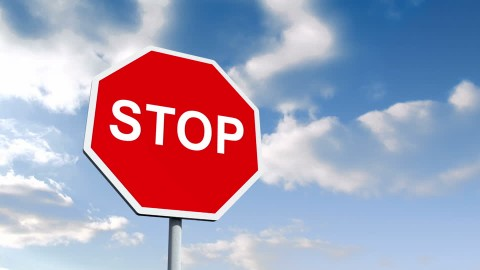
#> input picture Advanced-Image-Processing/Assignment 1/Assignment-1/Images/q2/stop_symbol.jpg, 480 x 270 px
$ python q2.py
#> lines starting #> are read from the running program, lines starting #| are printed output that depends on the picture
## PROBLEM 2
import numpy as np
import matplotlib.pyplot as plt
import cv2 as cv
import random
import math


def addNoise(img, noise_level):
    rows, cols = img.shape;
    noise = np.ones((rows, cols), np.uint8)
    noise = cv.randu(noise, 0, 255)
    img_noise = cv.addWeighted(img, 1 - noise_level, noise, noise_level, 0)
    return img_noise


def toRadians(deg):
    return (deg * math.pi) / 180;


def wait():
    key = cv.waitKey(0);
    while (key == 233):
        key = cv.waitKey(0);
    cv.destroyAllWindows()


def getMatch(img1, kp1, des1, img2, kp2, des2):
    bf = cv.BFMatcher()
    matches = bf.knnMatch(des1, des2, k=2);
    good = []
    for m, n in matches:
        if m.distance < 0.8 * n.distance:
            good.append([m])

    return len(good), cv.drawMatchesKnn(img1, kp1, img2, kp2, good, img1, flags=2)


# -----------------------Load Image-------------------------
img1_path = './Images/q2/house.png'
img2_path = './Images/q2/stop_symbol.jpg'
img = cv.imread(img2_path, cv.IMREAD_GRAYSCALE);
#> img: shape (270, 480); min 0, max 255, mean 162.2
rows, cols = img.shape;
#> rows = 270; cols = 480

# img = np.float64(img);

sift = cv.xfeatures2d.SIFT_create();
kp_org, des_org = sift.detectAndCompute(img, None)
#> kp_org = 146 keypoints; strongest (x, y, size): (230, 129, 6.8), (159, 140, 6.2), (221, 149, 5.5), (126, 110, 6)

# ----------------------Adding Noise-------------------------
img_noise = addNoise(img, 0.2);
kp_noise, des_noise = sift.detectAndCompute(img_noise, None)
#> kp_noise = 344 keypoints; strongest (x, y, size): (149, 107, 4.9), (221, 149, 5.4), (136, 109, 5.2), (159, 140, 6.4)

# --------------Applying Affine transformation----------------
theta = toRadians(15);

M = np.float32([[1.2 * math.cos(theta), math.sin(theta), 0],
                [-math.sin(theta), 1.2 * math.cos(theta), 0]])

img_aff = cv.warpAffine(img, M, (cols, rows));
kp_aff, des_aff = sift.detectAndCompute(img_aff, None)
#> kp_aff = 141 keypoints; strongest (x, y, size): (300, 90, 8), (294, 116, 6.5), (220, 121, 7.6), (201, 86, 5.9)

# ----------------Applying both transformation--------------------
img_both = addNoise(img_aff, 0.2)
#> call 2 of addNoise, with noise_level = 0.2
#> in addNoise (call 2), `img_noise = cv.addWeighted(img, 1 - noise_level, noise, noise_level, 0)`:
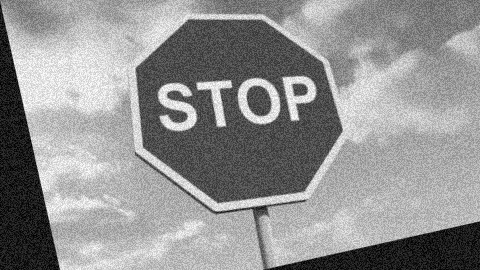
#> img_noise: shape (270, 480); min 0, max 254, mean 145.8
kp_both, des_both = sift.detectAndCompute(img_both, None)
#> kp_both = 515 keypoints; strongest (x, y, size): (300, 90, 8), (294, 116, 6.3), (174, 95, 7.2), (201, 86, 6)

# ==After log transform==
light = 135
img_log = img.copy();
for i in range(rows):
    for j in range(cols):
        if (img_log[i,j] + light > 255):
            img_log[i,j] = 255;
        else:
            img_log[i,j] = img_log[i,j] + light;
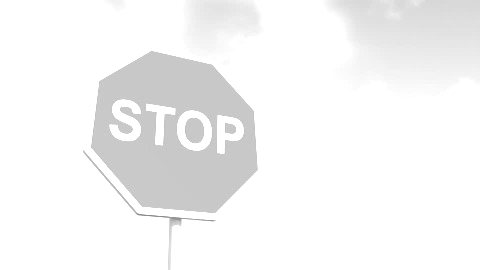
#> img_log: shape (270, 480); min 135, max 255, mean 244.8

#
# cv.imshow('input', img);
# wait()
# exit()
# img_log = np.uint8(np.log(img));
kp_log, des_log = sift.detectAndCompute(img_log, None);
#> kp_log = 65 keypoints; strongest (x, y, size): (175, 220, 6.3), (179, 219, 3.3), (230, 129, 6.5), (126, 110, 5.8)

# img_flip
img_flip = cv.flip(img, 1);

kp_flip, des_flip = sift.detectAndCompute(img_flip, None);
#> kp_flip = 144 keypoints; strongest (x, y, size): (250, 129, 6.8), (320, 140, 6.1), (259, 149, 5.5), (354, 110, 6)

# -------------Showing Keypoints and matches------------------
img_k1 = cv.drawKeypoints(img, kp_org, img, flags=cv.DRAW_MATCHES_FLAGS_DRAW_RICH_KEYPOINTS)
img_k2 = cv.drawKeypoints(img_noise, kp_noise, img_noise, flags=cv.DRAW_MATCHES_FLAGS_DRAW_RICH_KEYPOINTS)
img_k3 = cv.drawKeypoints(img_aff, kp_aff, img_aff, flags=cv.DRAW_MATCHES_FLAGS_DRAW_RICH_KEYPOINTS)
img_k4 = cv.drawKeypoints(img_both, kp_both, img_both, flags=cv.DRAW_MATCHES_FLAGS_DRAW_RICH_KEYPOINTS)
img_k5 = cv.drawKeypoints(img_log, kp_both, img_log, flags=cv.DRAW_MATCHES_FLAGS_DRAW_RICH_KEYPOINTS)
img_k6 = cv.drawKeypoints(img_flip, kp_both, img_flip, flags=cv.DRAW_MATCHES_FLAGS_DRAW_RICH_KEYPOINTS)
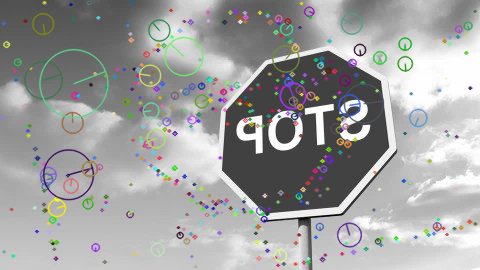
#> img_k6: shape (270, 480, 3); mean of channels 0, 1, 2 160.3, 160.8, 160.3; drawn as B, G, R

plt.figure(1);
plt.suptitle('Showing keypoints', fontsize=15)
plt.subplot(2, 3, 1), plt.imshow(img_k1, cmap='gray'), plt.xticks([]), plt.yticks([]), plt.title('Original ({:d})'.format(len(kp_org)))
plt.subplot(2, 3, 2), plt.imshow(img_k2, cmap='gray'), plt.xticks([]), plt.yticks([]), plt.title('With Noise ({:d})'.format(len(kp_noise)))
plt.subplot(2, 3, 3), plt.imshow(img_k3, cmap='gray'), plt.xticks([]), plt.yticks([]), plt.title('With affine and occlusion trans ({:d})'.format(len(kp_aff)))
plt.subplot(2, 3, 4), plt.imshow(img_k4, cmap='gray'), plt.xticks([]), plt.yticks([]), plt.title('With noise and affine trans ({:d})'.format(len(kp_both)))
plt.subplot(2, 3, 5), plt.imshow(img_k5, cmap='gray'), plt.xticks([]), plt.yticks([]), plt.title('With changed illumination({:d})'.format(len(kp_log)))
plt.subplot(2, 3, 6), plt.imshow(img_k6, cmap='gray'), plt.xticks([]), plt.yticks([]), plt.title('With flip transform ({:d})'.format(len(kp_flip)))

no_m1, img_m1 = getMatch(img, kp_org, des_org, img_aff, kp_aff, des_aff);
#> in getMatch, `matches = bf.knnMatch(des1, des2, k=2);`: matches = 146 matches
#> the loop in getMatch, `for m, n in matches:` made 146 passes
#> after the loop in getMatch, `for m, n in matches:`: good = 75 matches
#> no_m1 = 75
no_m2, img_m2 = getMatch(img, kp_org, des_org, img_noise, kp_noise, des_noise);
#> the loop in getMatch (call 2), `for m, n in matches:` made 146 passes
#> after the loop in getMatch (call 2), `for m, n in matches:`: good = 80 matches
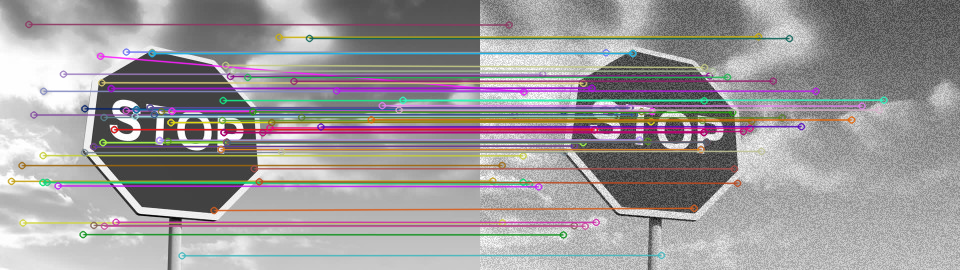
#> img_m2: shape (270, 960, 3); mean of channels 0, 1, 2 153.9, 152.7, 156.6; drawn as B, G, R
#> no_m2 = 80
no_m3, img_m3 = getMatch(img, kp_org, des_org, img_both, kp_both, des_both);
#> after the loop in getMatch (call 3), `for m, n in matches:`: good = 60 matches
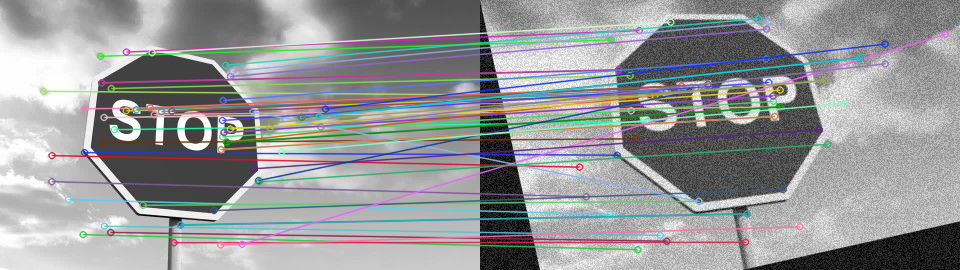
#> img_m3: shape (270, 960, 3); mean of channels 0, 1, 2 152.8, 151.5, 149.8; drawn as B, G, R
#> no_m3 = 60
no_m4, img_m4 = getMatch(img, kp_org, des_org, img_log, kp_log, des_log);
#> after the loop in getMatch (call 4), `for m, n in matches:`: good = 35 matches
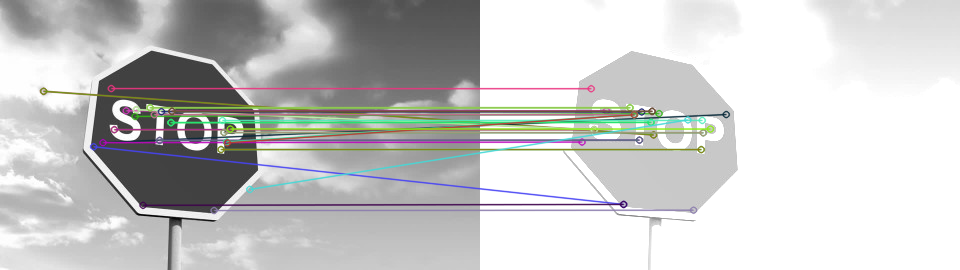
#> img_m4: shape (270, 960, 3); mean of channels 0, 1, 2 199.3, 200.1, 199.8; drawn as B, G, R
#> no_m4 = 35
no_m5, img_m5 = getMatch(img, kp_org, des_org, img_flip, kp_flip, des_flip);
#> after the loop in getMatch (call 5), `for m, n in matches:`: good = 39 matches
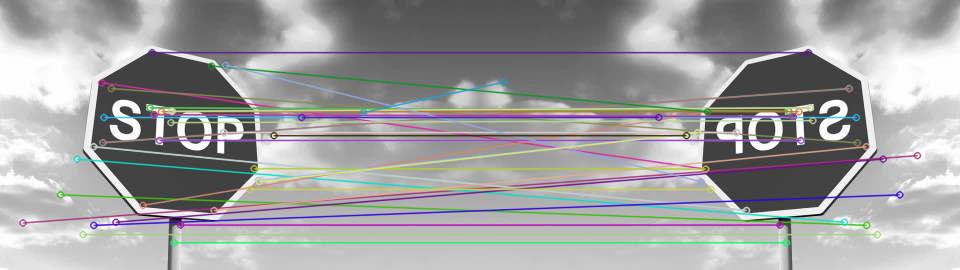
#> img_m5: shape (270, 960, 3); mean of channels 0, 1, 2 159.9, 159.6, 159.7; drawn as B, G, R
#> no_m5 = 39

cv.imwrite('./Solution_Report/q2/match2_1.png', img_m1)
cv.imwrite('./Solution_Report/q2/match2_2.png', img_m2)
cv.imwrite('./Solution_Report/q2/match2_3.png', img_m3)
cv.imwrite('./Solution_Report/q2/match2_4.png', img_m4)
cv.imwrite('./Solution_Report/q2/match2_5.png', img_m5)

plt.figure(2);
plt.suptitle('Comparing Original Image with transformed images', fontsize=15)
plt.subplot(5, 1, 1), plt.imshow(img_m1, cmap='gray'), plt.xticks([]), plt.yticks([]), plt.title('Affine tranformation ({:d})'.format(no_m1))
plt.subplot(5, 1, 2), plt.imshow(img_m2, cmap='gray'), plt.xticks([]), plt.yticks([]), plt.title('With noise ({:d})'.format(no_m2))
plt.subplot(5, 1, 3), plt.imshow(img_m3, cmap='gray'), plt.xticks([]), plt.yticks([]), plt.title('With noise & affine trans ({:d})'.format(no_m3))
plt.subplot(5, 1, 4), plt.imshow(img_m4, cmap='gray'), plt.xticks([]), plt.yticks([]), plt.title('With changed illumination ({:d})'.format(no_m4))
plt.subplot(5, 1, 5), plt.imshow(img_m5, cmap='gray'), plt.xticks([]), plt.yticks([]), plt.title('With flip transform ({:d})'.format(no_m5))

plt.show();
